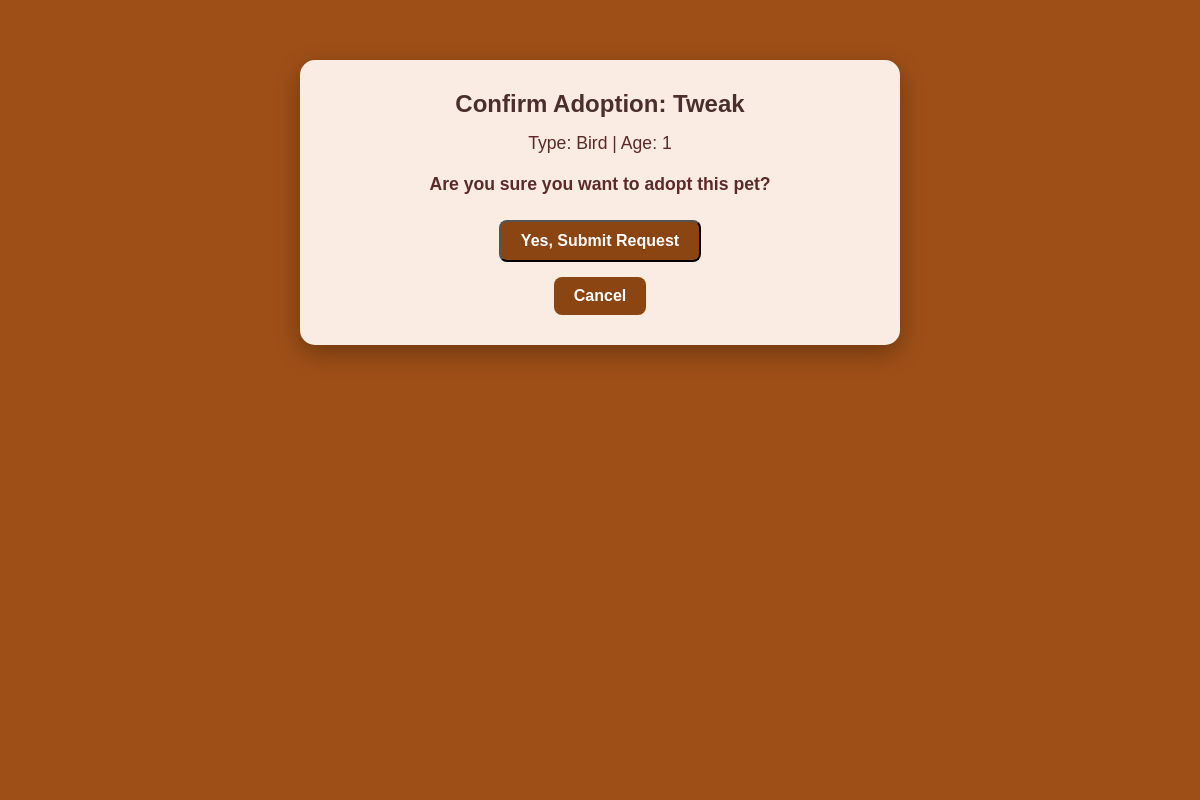
The app's page /adopt.php?petID=52 (signed in) with its own data.
### tables this page shows
CREATE TABLE `pet` (
  `petID` int(11) NOT NULL,
  `name` varchar(100) NOT NULL,
  `type` varchar(50) NOT NULL,
  `age` int(11) DEFAULT NULL,
  `breed` varchar(50) DEFAULT NULL,
  `created_at` datetime DEFAULT current_timestamp(),
  `status` enum('Available','Pending','Adopted') DEFAULT 'Available'
);

### adopt.php (the view, shortened to what this page needs)
<?php
include 'config.php';
$petID = (int)$_GET['petID'];
$stmt = $pdo->prepare("SELECT * FROM Pet WHERE petID = ? AND status = 'Available'");
$stmt->execute([$petID]);
$pet = $stmt->fetch();
?>
<!DOCTYPE html>
<html>
<head>
    <link rel="stylesheet" href="style.css">
</head>
<body>
    <video autoplay muted loop id="bg-video">
        <source src="assets/video/background.mp4" type="video/mp4">
    </video>
    <div class="overlay"></div>
    <div class="container">
        <h2>Confirm Adoption: <?= htmlspecialchars($pet['name']) ?></h2>
        <p>Type: <?= htmlspecialchars($pet['type']) ?> | Age: <?= htmlspecialchars($pet['age']) ?></p>
        <form method="POST">
            <p>Are you sure you want to adopt this pet?</p>
            <button type="submit" class="btn">Yes, Submit Request</button>
        </form>
        <a href="dashboard.php" class="btn">Cancel</a>
    </div>
</body>
</html>

### style.css (style rules this page uses)
* { margin: 0; padding: 0; box-sizing: border-box; font-family: "Poppins", sans-serif; }
body { color: #2e2e2e; overflow-x: hidden; }
#bg-video { position: fixed; right: 0; bottom: 0; min-width: 100%; min-height: 100%; z-index: -1; object-fit: cover; }
.overlay { position: fixed; inset: 0; background: rgba(255, 236, 200, 0.45); z-index: 0; }

### adopt.php (style rules this page uses)
body { font-family: 'Segoe UI', Tahoma, Geneva, Verdana, sans-serif; background: #D2691E; margin: 0; padding: 0; }
#bg-video { position: fixed; top: 0; left: 0; min-width: 100%; min-height: 100%; z-index: -1; object-fit: cover; opacity: 0.4; }
.overlay { position: fixed; top: 0; left: 0; width: 100%; height: 100%; background: rgba(0,0,0,0.25); z-index: 0; }
.container { position: relative; z-index: 1; max-width: 600px; margin: 60px auto; padding: 30px; background: rgba(255, 245, 238, 0.95); border-radius: 15px; box-shadow: 0 8px 25px rgba(0,0,0,0.3); text-align: center; }
h2 { color: #4B2E2E; margin-bottom: 15px; }
p { color: #5C2A2A; font-size: 1.1em; margin: 10px 0; }
.btn { display: inline-block; background: #8B4513; color: white; padding: 10px 20px; margin: 15px 5px 0 5px; border-radius: 8px; font-weight: bold; text-decoration: none; font-size: 1em; transition: all 0.2s; }
form p { margin: 20px 0 10px 0; font-weight: bold; }

### records on screen
pet: name "Tweak", type "Bird", age "1"
